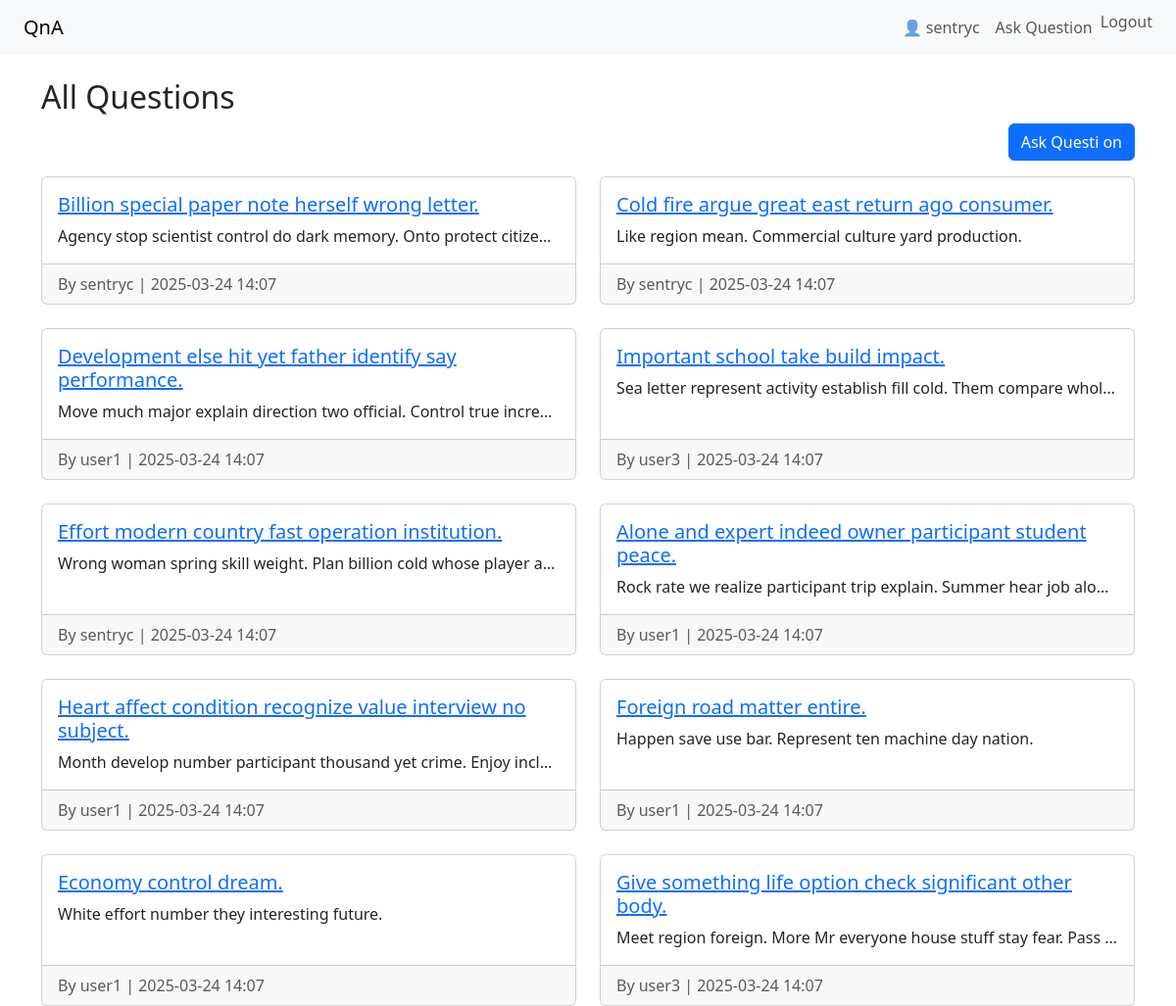
The app's page / (signed in) with its own data.
### qa/models.py (models this page shows, shortened)
class Question(models.Model):
    title = models.CharField(max_length=200)
    content = models.TextField()
    author = models.ForeignKey(User, on_delete=models.CASCADE)
    created_at = models.DateTimeField(auto_now_add=True)

### qa/views.py (the view)
# urls.py: path('', views.question_list, name='question_list'),
def question_list(request):
    questions = Question.objects.order_by('-created_at')
    return render(request, 'qa/question_list.html', {'questions': questions})

### qa/templates/qa/question_list.html
{% extends 'qa/base.html' %} {% block content %}
<h2>All Questions</h2>
<div class="d-flex justify-content-end mb-3">
  <a href="{% url 'ask_question' %}" class="btn btn-primary">Ask Questi on</a>
</div>
<div class="row row-cols-1 row-cols-md-2 g-4">
  {% for question in questions %}
  <div class="col">
    <div class="card h-100">
      <div class="card-body">
        <h5 class="card-title">
          <a href="{% url 'question_detail' question.pk %}"
            >{{ question.title }}</a
          >
        </h5>
        <p class="card-text text-truncate">{{ question.content }}</p>
      </div>
      <div class="card-footer text-muted">
        By {{ question.author.username }} | {{ question.created_at|date:"Y-m-d H:i" }}
      </div>
    </div>
  </div>
  {% empty %}
  <p>No questions yet.</p>
  {% endfor %}
</div>
{% endblock %}

### qa/templates/qa/base.html (shortened to what this page needs)
<!DOCTYPE html>
<html lang="en">
<head>
    <link href="https://cdn.jsdelivr.net/npm/bootstrap@5.3.2/dist/css/bootstrap.min.css" rel="stylesheet">
</head>
<body>
    <nav class="navbar navbar-expand-lg navbar-light bg-light px-4">
        <a class="navbar-brand" href="/">QnA</a>
        <div class="collapse navbar-collapse">
        <ul class="navbar-nav ms-auto">
            {% if user.is_authenticated %}
                <li class="nav-item">
                    <span class="nav-link">👤 {{ user.username }}</span>
                </li>
                <li class="nav-item">
                    <a class="nav-link" href="{% url 'ask_question' %}">Ask Question</a>
                </li>
                <li class="nav-item">
                    <form action="{% url 'logout' %}" method="post" class="d-inline">
                        <button type="submit" class="btn btn-link nav-link" style="display:inline; padding: 0;">Logout</button>
                        </form>
                </li>
            {% else %}
                <li class="nav-item">
                    <a class="nav-link" href="{% url 'login' %}">Login</a>
                </li>
            {% endif %}
            </ul>
        </div>
    </nav>
    <div class="container mt-4">
        {% block content %}
        {% endblock %}
    </div>
</body>
</html>

### records on screen
Question: title "Billion special paper note herself wrong letter.", content "Agency stop scientist control do dark memory. Onto protect citize…", author.username "sentryc", created_at "2025-03-24 14:07"
Question: title "Cold fire argue great east return ago consumer.", content "Like region mean. Commercial culture yard production.", author.username "sentryc", created_at "2025-03-24 14:07"
Question: title "Development else hit yet father identify say performance.", content "Move much major explain direction two official. Control true incre…", author.username "user1", created_at "2025-03-24 14:07"
Question: title "Important school take build impact.", content "Sea letter represent activity establish fill cold. Them compare whol…", author.username "user3", created_at "2025-03-24 14:07"
Question: title "Effort modern country fast operation institution.", content "Wrong woman spring skill weight. Plan billion cold whose player a…", author.username "sentryc", created_at "2025-03-24 14:07"
Question: title "Alone and expert indeed owner participant student peace.", content "Rock rate we realize participant trip explain. Summer hear job alo…", author.username "user1", created_at "2025-03-24 14:07"
Question: title "Heart affect condition recognize value interview no subject.", content "Month develop number participant thousand yet crime. Enjoy incl…", author.username "user1", created_at "2025-03-24 14:07"
Question: title "Foreign road matter entire.", content "Happen save use bar. Represent ten machine day nation.", author.username "user1", created_at "2025-03-24 14:07"
Question: title "Economy control dream.", content "White effort number they interesting future.", author.username "user1", created_at "2025-03-24 14:07"
Question: title "Give something life option check significant other body.", content "Meet region foreign. More Mr everyone house stuff stay fear. Pass…", author.username "user3", created_at "2025-03-24 14:07"

### other values on screen
{{ user.username }} "sentryc"
